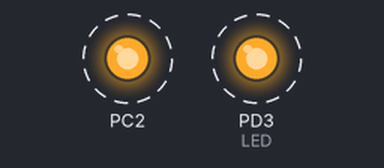
Simulated run of this program. Board: ATmega32, built with avr-gcc and emulated at 8 MHz. On the bench: output pins drawn as LEDs (lit = HIGH). Dashed ring = blinking.

Above: at 0.12 s.
Timing chart, 0 to 3.0 s (numbered marks = the images above):
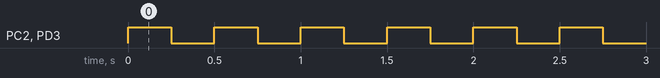

Measured:
- by itself, PC2, PD3 (LED): alternates HIGH for 0.25 s and LOW for 0.25 s

The program:

main.c
```c
/*
 * AVR_test.c
 *
 * Created: 9/4/2022 9:59:22 PM
 * Author : ahmed
 */

#include <avr/io.h>
#define F_CPU 8000000
#include <util/delay.h>
#include "BIT_MATH.h"
#include "STD_TYPES.h"

int main(void)
{
    /* Replace with your application code */
	SET_BIT(DDRD,3); //CONFIGURE PC2 AS OUTPUT PIN
	SET_BIT(DDRC,2);

    while (1)
    {
		TOG_BIT(PORTD,3); //LED TOGGLE
		TOG_BIT(PORTC,2);
		_delay_ms(250); // delay time by milli second
    }
}
```

BIT_MATH.h
```c
/*
name : Ahmedalaalotfy
date : 1/9/2002
version : 1.0
swc : BIT MATH
describtion :

*/
#ifndef BIT_MATH_H_
#define BIT_MATH_H_

#define SET_BIT(REG,BIT_NUM) REG|=(1<<BIT_NUM)
#define CLR_BIT(REG,BIT_NUM) REG&=(~(1<<BIT_NUM))
#define TOG_BIT(REG,BIT_NUM) REG^=(1<<BIT_NUM)
#define GET_BIT(REG,BIT_NUM) ((REG>>BIT_NUM)&1)

#endif 
```

STD_TYPES.h
```c
/*
name : Ahmedalaalotfy
date : 1/9/2002
version : 1.0
swc : Standerd types
describtion :

*/
#ifndef STD_TYPES_H_
#define STD_TYPES_H_

typedef unsigned char u8;
typedef signed char s8;

typedef unsigned short int     u16;
typedef signed short int       s16;

typedef unsigned long int      u32;
typedef signed long int        s32;

typedef float                  f32;
typedef double                 f64;

#endif 
```
